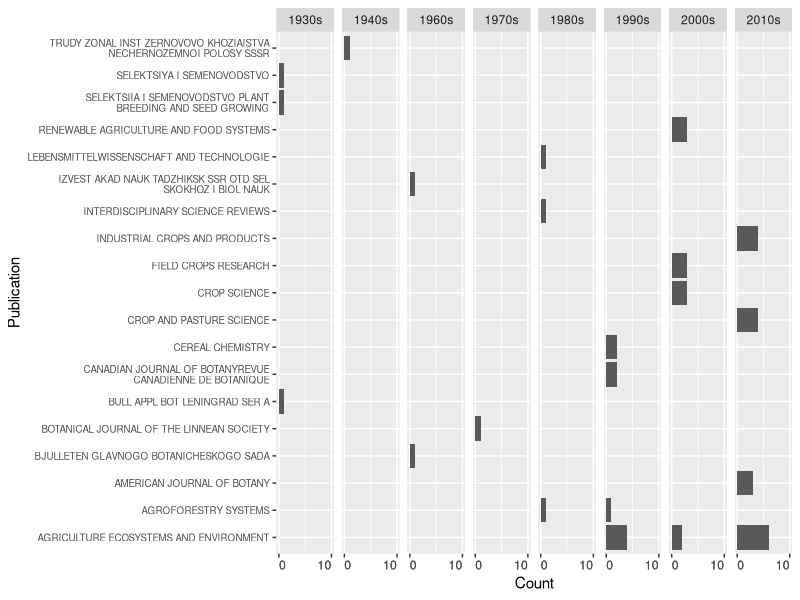
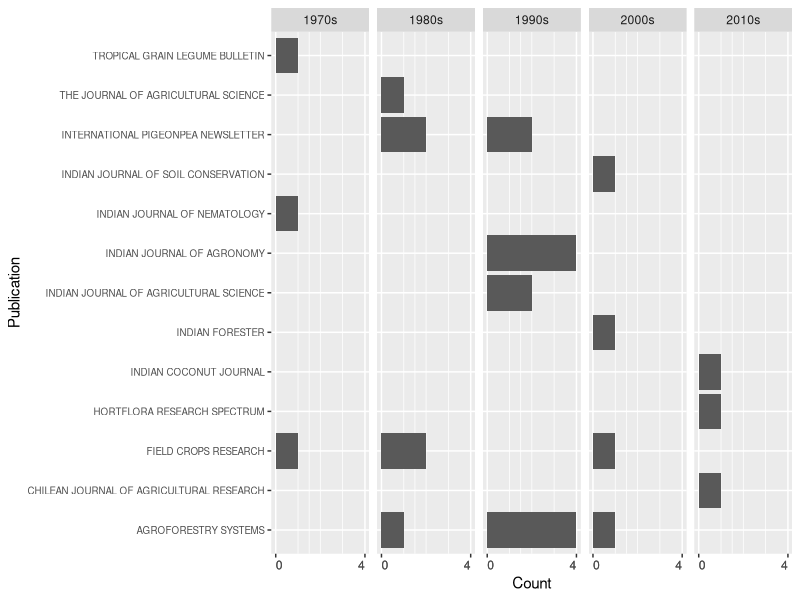
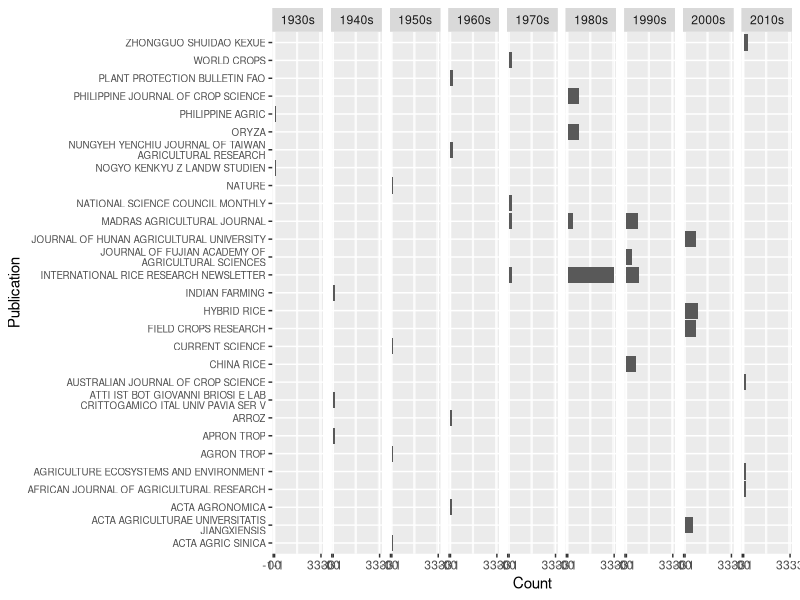
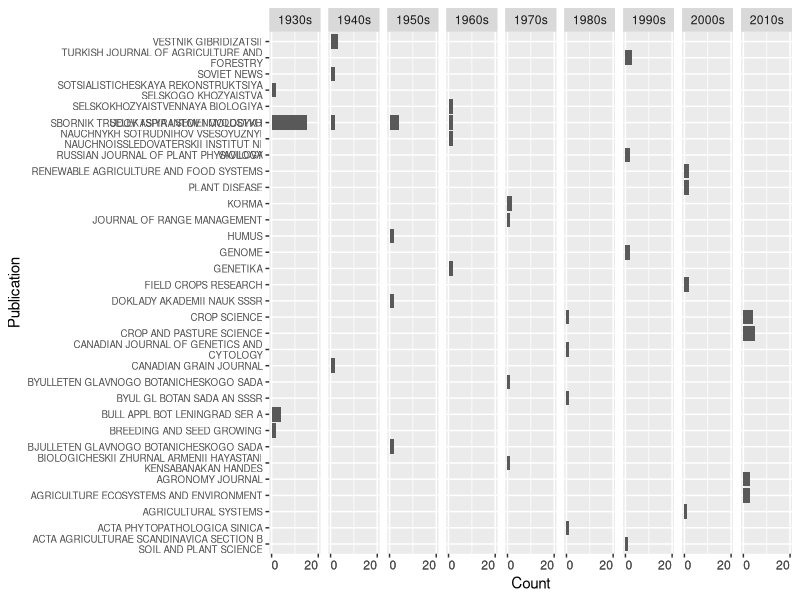
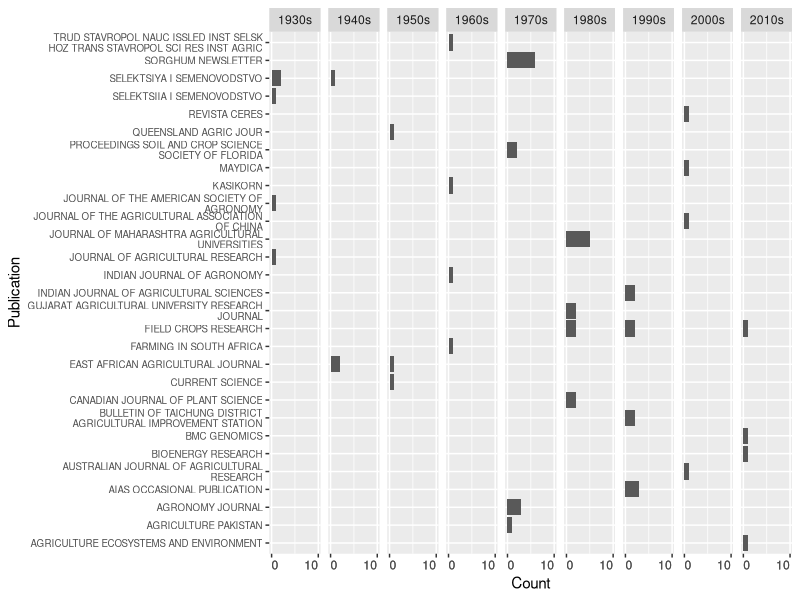
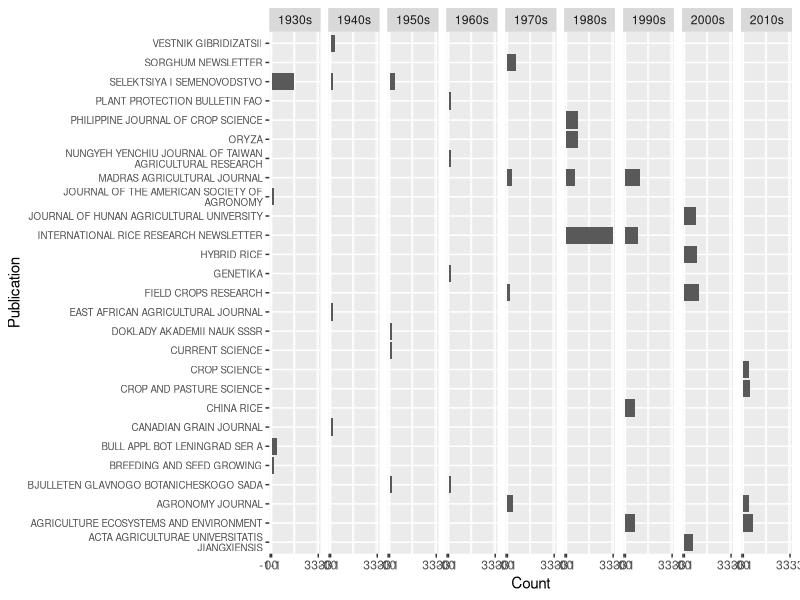

The R script that drew these images, in order:
## Import Data
d <- read.csv("P_grains_relevant.csv", na.strings="")
d <- d[!is.na(d$Abstract.Note),]
d <- data.frame(year = d$Publication.Year,
                Publication = as.character(d$Publication.Title),
                tags = d$Manual.Tags
                )

## Replace "&" with "and"
d$Publication <- gsub("&", "and", d$Publication, ignore.case=T)

## Remove punctuation
d$Publication <- gsub("[[:punct:]]", "", d$Publication)

## Remove extra spaces
d$Publication <- gsub("[ ]+", " ", d$Publication, perl=T)

## upcase
d$Publication <- toupper(d$Publication)

## journal titles per period

require(reshape2)
require(plyr)

dates.min <- c(min(d$year), min(d$year)+10*c(1:8)+1)
dates.max <- c(min(d$year)+10*c(1:8),max(d$year))
dates <- c(1929+10*c(0:8), max(d$year))

d.list <- split(d,f=cut(d$year, breaks=dates, labels =
                            paste(dates[1:9]+1,"s",sep="")))

d <- ldply(d.list, .id="period")

## list per crop

d.list <- list(grain = d[grep("search.grain", d$tags),][,c("Publication","period")],
               pigeonpea = d[grep("search.pigeonpea", d$tags),][,c("Publication","period")],
               rice = d[grep("search.rice", d$tags),][,c("Publication","period")],
               rye_wheat = d[sort(
                   unique(unlist(sapply(c("search.rye", "search.wheat"),
                                        grep, d$tags), recursive=T))),][,c("Publication","period")],
               sorghum = d[grep("search.sorghum", d$tags),][,c("Publication","period")],
               all = d[,c("Publication","period")])

## Count publications per period

d.list.summary <- lapply(d.list, ddply, .(period, Publication),
                         summarise,
                         Count = length(Publication))

## Calculate publication count for the period, and normalize counts

d.list.summary <- lapply(d.list.summary, ddply, .(period),
                         mutate,
                         n.period = length(Publication),
                         n.norm = Count/n.period)

## Flatten, arrange dataframe

d.df.summary <- ldply(d.list.summary, .id="key")
d.df.summary <- arrange(d.df.summary, key, desc(period), desc(n.norm),
                        Publication)

## Select top 4 publications per time period

d.df.summary <- ddply(d.df.summary, .(key, period), function(x) x[1:4,])

detach(package:reshape2, unload=T)
detach(package:plyr, unload=T)

## Wrap names

require(stringr)
d.df.summary$Publication <- str_wrap(d.df.summary$Publication, width=40)
detach(package:stringr, unload=T)

## Select complete cases

d.df.summary <- d.df.summary[complete.cases(d.df.summary),]

## Create Plots

require(ggplot2)

for (i in unique(d.df.summary$key)){
    ifelse(round(max(d.df.summary[d.df.summary$key == i,]$Count), -1) >=
        max(d.df.summary[d.df.summary$key == i,]$Count), 
        lim <- c(0, round(max(d.df.summary[d.df.summary$key == i,]$Count), -1)),
        lim <- c(0, max(d.df.summary[d.df.summary$key == i,]$Count), -1))
    g <- ggplot(d.df.summary[d.df.summary$key == i,],
                aes(x=Publication, y=Count))+
        geom_bar(stat="identity")+
            facet_grid(. ~ period, scale = "free_y")+
                theme(axis.text.y = element_text(size = 7, hjust = 1),
                      axis.text.x = element_text(hjust = c(0,1)))+
                    scale_y_continuous(
                        limits = lim, breaks = lim)+
                        coord_flip()

    ggsave(g,file=paste(getwd(),"/figures/","publications-decades-",
                 i,".pdf",sep=""), width = 7, height = 9, units = "in")

}

detach(package:ggplot2, unload=T)
